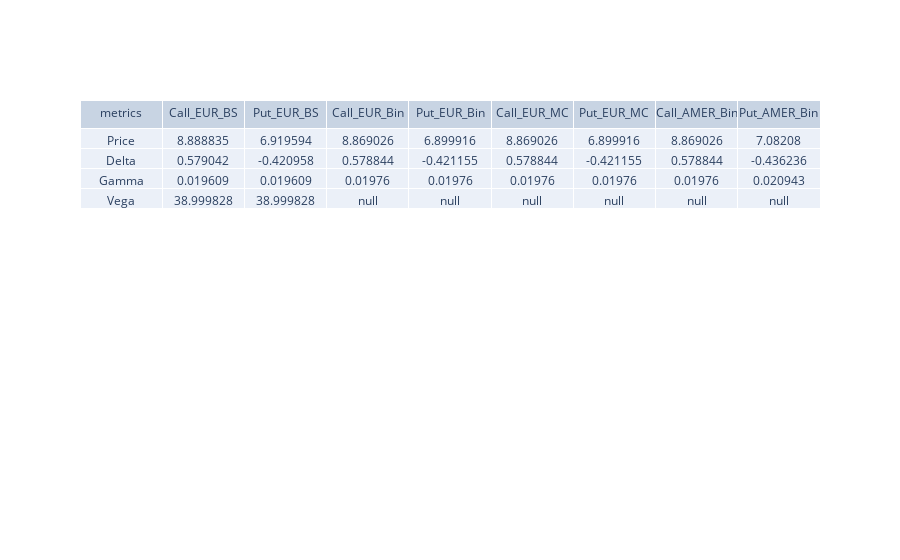

Notebook code cell kept with this figure:
### Markdown cell above
# Present the results in a table format for comparing the different options and valuation models, but, using Quantlib tools

### Code cell
my_option.comparative_summary_quantlib()

### Figure 1 — Plotly figure (JSON) as saved in the notebook; plotly's stock layout.template omitted (floating-point values rounded to 4 significant figures)
{"data": [{"cells": {"values": [["Price", "Delta", "Gamma", "Vega"], [8.889, 0.579, 0.01961, 39.0], [6.92, -0.421, 0.01961, 39.0], [8.869, 0.5788, 0.01976, null], [6.9, -0.4212, 0.01976, null], [8.869, 0.5788, 0.01976, null], [6.9, -0.4212, 0.01976, null], [8.869, 0.5788, 0.01976, null], [7.082, -0.4362, 0.02094, null]]}, "header": {"values": ["metrics", "Call_EUR_BS", "Put_EUR_BS", "Call_EUR_Bin", "Put_EUR_Bin", "Call_EUR_MC", "Put_EUR_MC", "Call_AMER_Bin", "Put_AMER_Bin"]}, "type": "table"}], "layout": {}}
